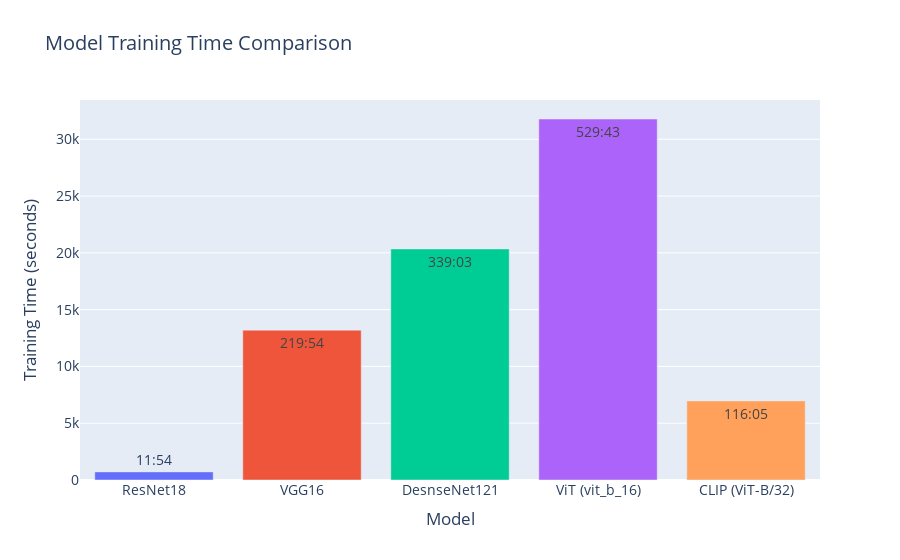

The code cell stored with this chart in its notebook:
### Markdown cell above
**Bar plot for training time**

### Code cell
# Convert seconds to minutes:seconds format
df['Training Time (m:s)'] = df['Training Time'].apply(lambda x: f"{int(x // 60)}:{int(x % 60):02d}")

# Create the interactive bar chart
fig = go.Figure(data=[go.Bar(
    x=df['Model'],
    y=df['Training Time'],
    text=df['Training Time (m:s)'],
    textposition='auto',
    hoverinfo='text',
    marker_color=px.colors.qualitative.Plotly
)])

fig.update_layout(
    title='Model Training Time Comparison',
    xaxis_title='Model',
    yaxis_title='Training Time (seconds)',
    font=dict(size=14)
)
fig.show()

### Figure 1 — Plotly figure (JSON) as saved in the notebook; plotly's stock layout.template omitted (floating-point values rounded to 4 significant figures)
{"data": [{"hoverinfo": "text", "marker": {"color": ["#636EFA", "#EF553B", "#00CC96", "#AB63FA", "#FFA15A", "#19D3F3", "#FF6692", "#B6E880", "#FF97FF", "#FECB52"]}, "text": ["11:54", "219:54", "339:03", "529:43", "116:05"], "textposition": "auto", "type": "bar", "x": ["ResNet18", "VGG16", "DesnseNet121", "ViT (vit_b_16)", "CLIP (ViT-B/32)"], "y": [714, 13194, 20343, 31780.0, 6965.0]}], "layout": {"font": {"size": 14}, "title": {"text": "Model Training Time Comparison"}, "xaxis": {"title": {"text": "Model"}}, "yaxis": {"title": {"text": "Training Time (seconds)"}}}}
